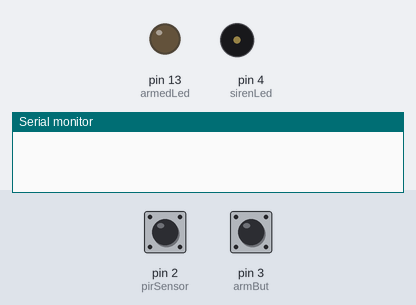
This sketch was run on a simulated Arduino Uno, built with avr-gcc and run on an emulated ATmega328P. Parts: output pins drawn as LEDs (lit = HIGH), buzzer (waves = sounding, pin HIGH), the last lines printed to the serial monitor. Dashed ring = blinking. The inputs (shaded band) are chosen by the test bench; at power-on: pin 3 (armBut) HIGH, pin 2 (pirSensor) LOW.

Above: at 1.2 s.
1.3 s: pin 3 (armBut) pulled LOW for 0.15 s
At 2.6 s:
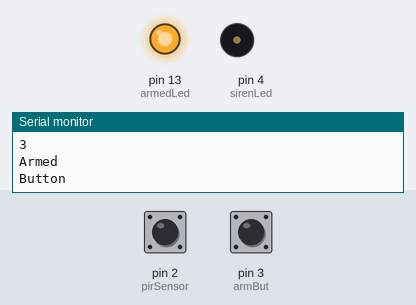
2.9 s: pin 2 (pirSensor) driven HIGH
At 3.7 s:
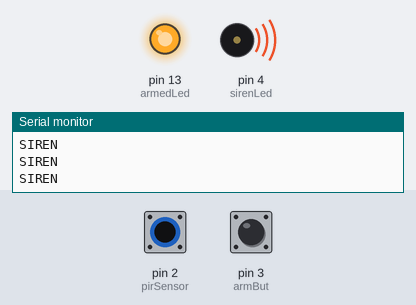
4.4 s: pin 2 (pirSensor) driven LOW
7.4 s: pin 3 (armBut) pulled LOW for 1 s
At 7.7 s:
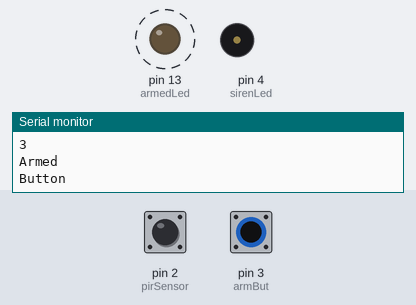
9.9 s: pin 3 (armBut) pulled LOW for 3.2 s
14.6 s: pin 2 (pirSensor) pulsed HIGH 2 times (0.12 s each, 0.3 s apart)
At 21.6 s:
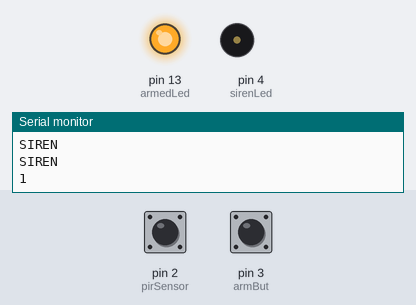
Timing chart, 0 to 22.5 s (numbered marks = the images above; inputs shaded):
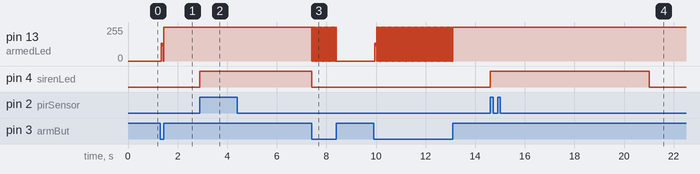

The sketch:

sketch.ino
```cpp
#define VERSION 0
#define SUBVERSION 1

//---Hardware Variables---//
const int sirenLed = 4;
const int armedLed = 13;
const int armBut = 3;
const int pirSensor = 2;

bool isArmed = false; //Armed state
bool isAlarmed = false; //Alarmed State
bool sirenActive = false; //is the siren active

int userInput;
int inputStatus;
int inputActive = 0;
int exitDelay = 5;
int entryDelay = 5;

//---Siren Variables---//
unsigned long sirenStart; //Siren Start time
unsigned long sirenRun;   //how long has the siren been running
unsigned long sirenMax = 6000;   //max siren time, 6 sconds for testing
int sirenCount = 0;

//---Armed Functions---//
void armedInterface(){
  //check for inputs
  inputActive = checkInputs();
  //trigger alarm state
  if (inputActive == true){
    alarmTriggered();
  }

  //activate sirens
  if (sirenActive == true){
    //activate siren
    sirenTimed();
  }

  //check for disarming
  codeInput;
}

void armSeq(){
  //need to code in an Exit delay
  isArmed = true;
  digitalWrite(armedLed, HIGH);
  Serial.println("Armed");
}

void sirenTimed(){
  //trigger siren for set period
  //do not want to re-trigger siren more than once
  sirenRun = millis();
  if (sirenRun - sirenStart < sirenMax && sirenCount < 1){
    sirenActive = true;
    digitalWrite(sirenLed, HIGH);
    Serial.println("SIREN");
  } else {
    sirenActive = false;
    digitalWrite(sirenLed, LOW);
    sirenCount = sirenCount +1;
    Serial.println(sirenCount);
  }

}

bool checkInputs(){
  //check input status and return true or false
  inputActive = digitalRead(pirSensor);
  //Serial.println("inputActive");
  if (inputActive == 1){
    return true;
  } else {
    return false;
  }

}

void alarmTriggered(){
  isAlarmed = true;
  sirenActive = true;
  //find a better place to put sirenstart
  sirenStart = millis();
}


//---Disarmed Functions---//
void disarmedInterface(){
  //check for arming
}

void disarmSeq(){
  isArmed = false;
  digitalWrite(armedLed, LOW);
  isAlarmed = false;
  sirenActive = false;
  Serial.println("DisArmed");
  sirenCount = 2;
  sirenTimed();
  sirenCount = 0;
  //sirenTimed();
  digitalWrite(sirenLed, LOW);
}


//---User Input---//
void codeInput() {
  //using a basic switch for now

  userInput = digitalRead(armBut);
  if (userInput == LOW && isArmed == false){
    armSeq();
    Serial.println("Button");
  } else if (userInput == LOW && isArmed == true){
    disarmSeq();
  }
}

//*******************SETUP**********************//
void setup() {
  // put your setup code here, to run once:
  pinMode(sirenLed, OUTPUT);
  pinMode(armedLed, OUTPUT);
  pinMode(armBut, INPUT_PULLUP);
  pinMode(pirSensor, INPUT);

  Serial.begin(9600);

}

void loop() {
  // put your main code here, to run repeatedly:

  //---Test for Arming---//
  codeInput();


  //---Test for Armed State---//
  if (isArmed == true){
    //Call the Armed Interface
    armedInterface();

  } else if (isArmed == true){
    //Call the Disarmed Interface
    disarmedInterface();

  }


  //---Test for Arming---//
  codeInput();

  //---Check Inputs---//
  //Kept for now, but inputs should only be checked when armed.
  /*if (checkInputs() == true && isArmed == true){
    Serial.println("Test");
  }*/

}
```

Measured:
- after the input at 1.3 s, pin 13 (armedLed): 0/255 → 255/255 at once
- after the input at 2.9 s, pin 4 (sirenLed): LOW → HIGH at once
- after the input at 7.4 s, pin 13 (armedLed): alternates 255/255 for 0.02 s and 0/255 for 0.01 s, 69 changes in all, then stays 0/255, starting at once; pin 4 (sirenLed): HIGH → LOW at once
- after the input at 14.6 s, pin 4 (sirenLed): LOW → HIGH at once, → LOW 6.4 s later
